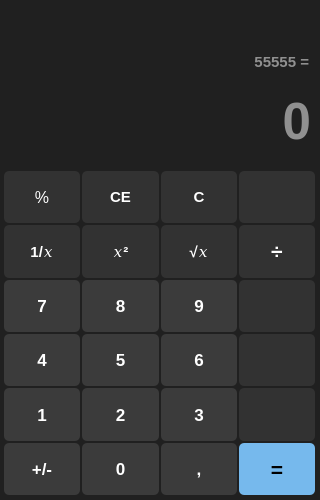
<?xml version="1.0" encoding="UTF-8"?>
<ui version="4.0">
 <class>MainWindow</class>
 <widget class="QMainWindow" name="MainWindow">
  <property name="geometry">
   <rect>
    <x>0</x>
    <y>0</y>
    <width>320</width>
    <height>500</height>
   </rect>
  </property>
  <property name="minimumSize">
   <size>
    <width>320</width>
    <height>500</height>
   </size>
  </property>
  <property name="windowTitle">
   <string>Calculator</string>
  </property>
  <property name="windowIcon">
   <iconset resource="UIfiles.qrc">
    <normaloff>:/icons/Icons/calculate_black_24dp.svg</normaloff>:/icons/Icons/calculate_black_24dp.svg</iconset>
  </property>
  <property name="styleSheet">
   <string notr="true">QWidget {
	color: white;
	background-color: #202020;
	font-family: &quot;Segoe UI&quot;;
	font-size: 16pt;
	font-weight: 500;
}</string>
  </property>
  <property name="iconSize">
   <size>
    <width>40</width>
    <height>40</height>
   </size>
  </property>
  <widget class="QWidget" name="centralwidget">
   <layout class="QGridLayout" name="gridLayout_2">
    <property name="leftMargin">
     <number>0</number>
    </property>
    <property name="topMargin">
     <number>0</number>
    </property>
    <property name="rightMargin">
     <number>0</number>
    </property>
    <property name="bottomMargin">
     <number>0</number>
    </property>
    <item row="1" column="1">
     <widget class="QLabel" name="MemoryReg">
      <property name="sizePolicy">
       <sizepolicy hsizetype="Preferred" vsizetype="Maximum">
        <horstretch>0</horstretch>
        <verstretch>0</verstretch>
       </sizepolicy>
      </property>
      <property name="minimumSize">
       <size>
        <width>0</width>
        <height>75</height>
       </size>
      </property>
      <property name="font">
       <font>
        <family>Segoe UI</family>
        <pointsize>11</pointsize>
        <weight>62</weight>
        <bold>true</bold>
       </font>
      </property>
      <property name="styleSheet">
       <string notr="true">font-size: 11pt;
color: #909090;
margin-right: 7px;</string>
      </property>
      <property name="text">
       <string>55555 =</string>
      </property>
      <property name="scaledContents">
       <bool>false</bool>
      </property>
      <property name="alignment">
       <set>Qt::AlignBottom|Qt::AlignRight|Qt::AlignTrailing</set>
      </property>
     </widget>
    </item>
    <item row="2" column="1">
     <widget class="QLineEdit" name="EnterReg">
      <property name="sizePolicy">
       <sizepolicy hsizetype="Expanding" vsizetype="Minimum">
        <horstretch>0</horstretch>
        <verstretch>0</verstretch>
       </sizepolicy>
      </property>
      <property name="minimumSize">
       <size>
        <width>0</width>
        <height>80</height>
       </size>
      </property>
      <property name="font">
       <font>
        <family>Segoe UI</family>
        <pointsize>38</pointsize>
        <weight>62</weight>
        <bold>true</bold>
       </font>
      </property>
      <property name="styleSheet">
       <string notr="true">font-size: 38pt;
border: none;
margin-right: 7px;
</string>
      </property>
      <property name="maxLength">
       <number>16</number>
      </property>
      <property name="alignment">
       <set>Qt::AlignRight|Qt::AlignTrailing|Qt::AlignVCenter</set>
      </property>
      <property name="readOnly">
       <bool>true</bool>
      </property>
      <property name="placeholderText">
       <string>0</string>
      </property>
     </widget>
    </item>
    <item row="3" column="1">
     <layout class="QGridLayout" name="gridLayout">
      <property name="leftMargin">
       <number>4</number>
      </property>
      <property name="topMargin">
       <number>4</number>
      </property>
      <property name="rightMargin">
       <number>5</number>
      </property>
      <property name="bottomMargin">
       <number>5</number>
      </property>
      <property name="spacing">
       <number>2</number>
      </property>
      <item row="1" column="0">
       <widget class="QPushButton" name="btn_opposite">
        <property name="sizePolicy">
         <sizepolicy hsizetype="Minimum" vsizetype="Expanding">
          <horstretch>0</horstretch>
          <verstretch>0</verstretch>
         </sizepolicy>
        </property>
        <property name="styleSheet">
         <string notr="true">QPushButton {
	font-family: &quot;Segoe Ui Light&quot;;
	font-size: 11pt;
	background-color: #323232;
	border: none;
	border-radius: 5px;
}

QPushButton:hover {
	background-color: #3b3b3b;
}

QPushButton:pressed {
	background-color: #2f2f2f;
}</string>
        </property>
        <property name="text">
         <string>1/𝑥</string>
        </property>
       </widget>
      </item>
      <item row="0" column="0">
       <widget class="QPushButton" name="btn_persent">
        <property name="sizePolicy">
         <sizepolicy hsizetype="Minimum" vsizetype="Expanding">
          <horstretch>0</horstretch>
          <verstretch>0</verstretch>
         </sizepolicy>
        </property>
        <property name="styleSheet">
         <string notr="true">QPushButton {
	font-family: &quot;Segoe Ui Light&quot;;
	font-size: 12pt;
	font-weight: 400;
	background-color: #323232;
	border: none;
	border-radius: 5px;
}

QPushButton:hover {
	background-color: #3b3b3b;
}

QPushButton:pressed {
	background-color: #2f2f2f;
}</string>
        </property>
        <property name="text">
         <string>%</string>
        </property>
       </widget>
      </item>
      <item row="2" column="0">
       <widget class="QPushButton" name="btn_7">
        <property name="sizePolicy">
         <sizepolicy hsizetype="Minimum" vsizetype="Expanding">
          <horstretch>0</horstretch>
          <verstretch>0</verstretch>
         </sizepolicy>
        </property>
        <property name="styleSheet">
         <string notr="true">QPushButton {
	font-family: &quot;Segoe Ui Light&quot;;
	font-size: 13pt;
	background-color: #3b3b3b;
	border: none;
	border-radius: 5px;
}

QPushButton:hover {
	background-color: #323232;
}

QPushButton:pressed {
	background-color: #2f2f2f;
}</string>
        </property>
        <property name="text">
         <string>7</string>
        </property>
       </widget>
      </item>
      <item row="4" column="0">
       <widget class="QPushButton" name="btn_1">
        <property name="sizePolicy">
         <sizepolicy hsizetype="Minimum" vsizetype="Expanding">
          <horstretch>0</horstretch>
          <verstretch>0</verstretch>
         </sizepolicy>
        </property>
        <property name="styleSheet">
         <string notr="true">QPushButton {
	font-family: &quot;Segoe Ui Light&quot;;
	font-size: 13pt;
	background-color: #3b3b3b;
	border: none;
	border-radius: 5px;
}

QPushButton:hover {
	background-color: #323232;
}

QPushButton:pressed {
	background-color: #2f2f2f;
}</string>
        </property>
        <property name="text">
         <string>1</string>
        </property>
       </widget>
      </item>
      <item row="5" column="0">
       <widget class="QPushButton" name="btn_sign">
        <property name="sizePolicy">
         <sizepolicy hsizetype="Minimum" vsizetype="Expanding">
          <horstretch>0</horstretch>
          <verstretch>0</verstretch>
         </sizepolicy>
        </property>
        <property name="styleSheet">
         <string notr="true">QPushButton {
	font-family: &quot;Segoe Ui Light&quot;;
	font-size: 13pt;
	background-color: #3b3b3b;
	border: none;
	border-radius: 5px;
}

QPushButton:hover {
	background-color: #323232;
}

QPushButton:pressed {
	background-color: #2f2f2f;
}</string>
        </property>
        <property name="text">
         <string>+/-</string>
        </property>
       </widget>
      </item>
      <item row="3" column="3">
       <widget class="QPushButton" name="btn_sub">
        <property name="sizePolicy">
         <sizepolicy hsizetype="Minimum" vsizetype="Expanding">
          <horstretch>0</horstretch>
          <verstretch>0</verstretch>
         </sizepolicy>
        </property>
        <property name="styleSheet">
         <string notr="true">QPushButton {
	font-family: &quot;Segoe Ui Light&quot;;
	background-color: #323232;
	border: none;
	border-radius: 5px;
}

QPushButton:hover {
	background-color: #3b3b3b;
}

QPushButton:pressed {
	background-color: #2f2f2f;
}</string>
        </property>
        <property name="text">
         <string/>
        </property>
        <property name="icon">
         <iconset resource="UIfiles.qrc">
          <normaloff>:/icons/Icons/remove_white_24dp.svg</normaloff>:/icons/Icons/remove_white_24dp.svg</iconset>
        </property>
       </widget>
      </item>
      <item row="1" column="1">
       <widget class="QPushButton" name="btn_square">
        <property name="sizePolicy">
         <sizepolicy hsizetype="Minimum" vsizetype="Expanding">
          <horstretch>0</horstretch>
          <verstretch>0</verstretch>
         </sizepolicy>
        </property>
        <property name="styleSheet">
         <string notr="true">QPushButton {
	font-family: &quot;Segoe Ui Light&quot;;
	font-size: 11pt;
	background-color: #323232;
	border: none;
	border-radius: 5px;
}

QPushButton:hover {
	background-color: #3b3b3b;
}

QPushButton:pressed {
	background-color: #2f2f2f;
}</string>
        </property>
        <property name="text">
         <string>𝑥²</string>
        </property>
       </widget>
      </item>
      <item row="4" column="2">
       <widget class="QPushButton" name="btn_3">
        <property name="sizePolicy">
         <sizepolicy hsizetype="Minimum" vsizetype="Expanding">
          <horstretch>0</horstretch>
          <verstretch>0</verstretch>
         </sizepolicy>
        </property>
        <property name="styleSheet">
         <string notr="true">QPushButton {
	font-family: &quot;Segoe Ui Light&quot;;
	font-size: 13pt;
	background-color: #3b3b3b;
	border: none;
	border-radius: 5px;
}

QPushButton:hover {
	background-color: #323232;
}

QPushButton:pressed {
	background-color: #2f2f2f;
}</string>
        </property>
        <property name="text">
         <string>3</string>
        </property>
       </widget>
      </item>
      <item row="4" column="1">
       <widget class="QPushButton" name="btn_2">
        <property name="sizePolicy">
         <sizepolicy hsizetype="Minimum" vsizetype="Expanding">
          <horstretch>0</horstretch>
          <verstretch>0</verstretch>
         </sizepolicy>
        </property>
        <property name="styleSheet">
         <string notr="true">QPushButton {
	font-family: &quot;Segoe Ui Light&quot;;
	font-size: 13pt;
	background-color: #3b3b3b;
	border: none;
	border-radius: 5px;
}

QPushButton:hover {
	background-color: #323232;
}

QPushButton:pressed {
	background-color: #2f2f2f;
}</string>
        </property>
        <property name="text">
         <string>2</string>
        </property>
       </widget>
      </item>
      <item row="3" column="1">
       <widget class="QPushButton" name="btn_5">
        <property name="sizePolicy">
         <sizepolicy hsizetype="Minimum" vsizetype="Expanding">
          <horstretch>0</horstretch>
          <verstretch>0</verstretch>
         </sizepolicy>
        </property>
        <property name="styleSheet">
         <string notr="true">QPushButton {
	font-family: &quot;Segoe Ui Light&quot;;
	font-size: 13pt;
	background-color: #3b3b3b;
	border: none;
	border-radius: 5px;
}

QPushButton:hover {
	background-color: #323232;
}

QPushButton:pressed {
	background-color: #2f2f2f;
}</string>
        </property>
        <property name="text">
         <string>5</string>
        </property>
       </widget>
      </item>
      <item row="5" column="2">
       <widget class="QPushButton" name="btn_point">
        <property name="sizePolicy">
         <sizepolicy hsizetype="Minimum" vsizetype="Expanding">
          <horstretch>0</horstretch>
          <verstretch>0</verstretch>
         </sizepolicy>
        </property>
        <property name="styleSheet">
         <string notr="true">QPushButton {
	font-family: &quot;Segoe Ui Light&quot;;
	font-size: 13pt;
	background-color: #3b3b3b;
	border: none;
	border-radius: 5px;
}

QPushButton:hover {
	background-color: #323232;
}

QPushButton:pressed {
	background-color: #2f2f2f;
}</string>
        </property>
        <property name="text">
         <string>,</string>
        </property>
       </widget>
      </item>
      <item row="5" column="1">
       <widget class="QPushButton" name="btn_0">
        <property name="sizePolicy">
         <sizepolicy hsizetype="Minimum" vsizetype="Expanding">
          <horstretch>0</horstretch>
          <verstretch>0</verstretch>
         </sizepolicy>
        </property>
        <property name="styleSheet">
         <string notr="true">QPushButton {
	font-family: &quot;Segoe Ui Light&quot;;
	font-size: 13pt;
	background-color: #3b3b3b;
	border: none;
	border-radius: 5px;
}

QPushButton:hover {
	background-color: #323232;
}

QPushButton:pressed {
	background-color: #2f2f2f;
}</string>
        </property>
        <property name="text">
         <string>0</string>
        </property>
       </widget>
      </item>
      <item row="0" column="2">
       <widget class="QPushButton" name="btn_c">
        <property name="sizePolicy">
         <sizepolicy hsizetype="Minimum" vsizetype="Expanding">
          <horstretch>0</horstretch>
          <verstretch>0</verstretch>
         </sizepolicy>
        </property>
        <property name="styleSheet">
         <string notr="true">QPushButton {
	font-family: &quot;Segoe Ui Light&quot;;
	font-size: 11pt;
	background-color: #323232;
	border: none;
	border-radius: 5px;
}

QPushButton:hover {
	background-color: #3b3b3b;
}

QPushButton:pressed {
	background-color: #2f2f2f;
}</string>
        </property>
        <property name="text">
         <string>C</string>
        </property>
       </widget>
      </item>
      <item row="1" column="2">
       <widget class="QPushButton" name="btn_sqrt">
        <property name="sizePolicy">
         <sizepolicy hsizetype="Minimum" vsizetype="Expanding">
          <horstretch>0</horstretch>
          <verstretch>0</verstretch>
         </sizepolicy>
        </property>
        <property name="styleSheet">
         <string notr="true">QPushButton {
	font-family: &quot;Segoe Ui Light&quot;;
	font-size: 11pt;
	background-color: #323232;
	border: none;
	border-radius: 5px;
}

QPushButton:hover {
	background-color: #3b3b3b;
}

QPushButton:pressed {
	background-color: #2f2f2f;
}</string>
        </property>
        <property name="text">
         <string>√𝑥</string>
        </property>
       </widget>
      </item>
      <item row="4" column="3">
       <widget class="QPushButton" name="btn_add">
        <property name="sizePolicy">
         <sizepolicy hsizetype="Minimum" vsizetype="Expanding">
          <horstretch>0</horstretch>
          <verstretch>0</verstretch>
         </sizepolicy>
        </property>
        <property name="styleSheet">
         <string notr="true">QPushButton {
	font-family: &quot;Segoe Ui Light&quot;;
	background-color: #323232;
	border: none;
	border-radius: 5px;
}

QPushButton:hover {
	background-color: #3b3b3b;
}

QPushButton:pressed {
	background-color: #2f2f2f;
}</string>
        </property>
        <property name="text">
         <string/>
        </property>
        <property name="icon">
         <iconset resource="UIfiles.qrc">
          <normaloff>:/icons/Icons/add_white_24dp.svg</normaloff>:/icons/Icons/add_white_24dp.svg</iconset>
        </property>
       </widget>
      </item>
      <item row="2" column="3">
       <widget class="QPushButton" name="btn_multiply">
        <property name="sizePolicy">
         <sizepolicy hsizetype="Minimum" vsizetype="Expanding">
          <horstretch>0</horstretch>
          <verstretch>0</verstretch>
         </sizepolicy>
        </property>
        <property name="styleSheet">
         <string notr="true">QPushButton {
	font-family: &quot;Segoe Ui Light&quot;;
	background-color: #323232;
	border: none;
	border-radius: 5px;
}

QPushButton:hover {
	background-color: #3b3b3b;
}

QPushButton:pressed {
	background-color: #2f2f2f;
}</string>
        </property>
        <property name="text">
         <string/>
        </property>
        <property name="icon">
         <iconset resource="UIfiles.qrc">
          <normaloff>:/icons/Icons/close_white_24dp.svg</normaloff>:/icons/Icons/close_white_24dp.svg</iconset>
        </property>
       </widget>
      </item>
      <item row="0" column="1">
       <widget class="QPushButton" name="btn_ce">
        <property name="sizePolicy">
         <sizepolicy hsizetype="Minimum" vsizetype="Expanding">
          <horstretch>0</horstretch>
          <verstretch>0</verstretch>
         </sizepolicy>
        </property>
        <property name="styleSheet">
         <string notr="true">QPushButton {
	font-family: &quot;Segoe Ui Light&quot;;
	font-size: 11pt;
	background-color: #323232;
	border: none;
	border-radius: 5px;
}

QPushButton:hover {
	background-color: #3b3b3b;
}

QPushButton:pressed {
	background-color: #2f2f2f;
}</string>
        </property>
        <property name="text">
         <string>CE</string>
        </property>
       </widget>
      </item>
      <item row="2" column="2">
       <widget class="QPushButton" name="btn_9">
        <property name="sizePolicy">
         <sizepolicy hsizetype="Minimum" vsizetype="Expanding">
          <horstretch>0</horstretch>
          <verstretch>0</verstretch>
         </sizepolicy>
        </property>
        <property name="styleSheet">
         <string notr="true">QPushButton {
	font-family: &quot;Segoe Ui Light&quot;;
	font-size: 13pt;
	background-color: #3b3b3b;
	border: none;
	border-radius: 5px;
}

QPushButton:hover {
	background-color: #323232;
}

QPushButton:pressed {
	background-color: #2f2f2f;
}</string>
        </property>
        <property name="text">
         <string>9</string>
        </property>
       </widget>
      </item>
      <item row="3" column="2">
       <widget class="QPushButton" name="btn_6">
        <property name="sizePolicy">
         <sizepolicy hsizetype="Minimum" vsizetype="Expanding">
          <horstretch>0</horstretch>
          <verstretch>0</verstretch>
         </sizepolicy>
        </property>
        <property name="styleSheet">
         <string notr="true">QPushButton {
	font-family: &quot;Segoe Ui Light&quot;;
	font-size: 13pt;
	background-color: #3b3b3b;
	border: none;
	border-radius: 5px;
}

QPushButton:hover {
	background-color: #323232;
}

QPushButton:pressed {
	background-color: #2f2f2f;
}</string>
        </property>
        <property name="text">
         <string>6</string>
        </property>
       </widget>
      </item>
      <item row="2" column="1">
       <widget class="QPushButton" name="btn_8">
        <property name="sizePolicy">
         <sizepolicy hsizetype="Minimum" vsizetype="Expanding">
          <horstretch>0</horstretch>
          <verstretch>0</verstretch>
         </sizepolicy>
        </property>
        <property name="styleSheet">
         <string notr="true">QPushButton {
	font-family: &quot;Segoe Ui Light&quot;;
	font-size: 13pt;
	background-color: #3b3b3b;
	border: none;
	border-radius: 5px;
}

QPushButton:hover {
	background-color: #323232;
}

QPushButton:pressed {
	background-color: #2f2f2f;
}</string>
        </property>
        <property name="text">
         <string>8</string>
        </property>
       </widget>
      </item>
      <item row="1" column="3">
       <widget class="QPushButton" name="btn_divide">
        <property name="sizePolicy">
         <sizepolicy hsizetype="Minimum" vsizetype="Expanding">
          <horstretch>0</horstretch>
          <verstretch>0</verstretch>
         </sizepolicy>
        </property>
        <property name="styleSheet">
         <string notr="true">QPushButton {
	font-family: &quot;Segoe Ui Light&quot;;
	background-color: #323232;
	border: none;
	border-radius: 5px;
}

QPushButton:hover {
	background-color: #3b3b3b;
}

QPushButton:pressed {
	background-color: #2f2f2f;
}</string>
        </property>
        <property name="text">
         <string>÷</string>
        </property>
       </widget>
      </item>
      <item row="0" column="3">
       <widget class="QPushButton" name="btn_backspace">
        <property name="sizePolicy">
         <sizepolicy hsizetype="Minimum" vsizetype="Expanding">
          <horstretch>0</horstretch>
          <verstretch>0</verstretch>
         </sizepolicy>
        </property>
        <property name="styleSheet">
         <string notr="true">QPushButton {
	font-family: &quot;Segoe Ui Light&quot;;
	background-color: #323232;
	border: none;
	border-radius: 5px;
}

QPushButton:hover {
	background-color: #3b3b3b;
}

QPushButton:pressed {
	background-color: #2f2f2f;
}</string>
        </property>
        <property name="text">
         <string/>
        </property>
        <property name="icon">
         <iconset resource="UIfiles.qrc">
          <normaloff>:/icons/Icons/backspace_white_24dp.svg</normaloff>:/icons/Icons/backspace_white_24dp.svg</iconset>
        </property>
       </widget>
      </item>
      <item row="3" column="0">
       <widget class="QPushButton" name="btn_4">
        <property name="sizePolicy">
         <sizepolicy hsizetype="Minimum" vsizetype="Expanding">
          <horstretch>0</horstretch>
          <verstretch>0</verstretch>
         </sizepolicy>
        </property>
        <property name="styleSheet">
         <string notr="true">QPushButton {
	font-family: &quot;Segoe Ui Light&quot;;
	font-size: 13pt;
	background-color: #3b3b3b;
	border: none;
	border-radius: 5px;
}

QPushButton:hover {
	background-color: #323232;
}

QPushButton:pressed {
	background-color: #2f2f2f;
}</string>
        </property>
        <property name="text">
         <string>4</string>
        </property>
       </widget>
      </item>
      <item row="5" column="3">
       <widget class="QPushButton" name="btn_result">
        <property name="sizePolicy">
         <sizepolicy hsizetype="Minimum" vsizetype="Expanding">
          <horstretch>0</horstretch>
          <verstretch>0</verstretch>
         </sizepolicy>
        </property>
        <property name="styleSheet">
         <string notr="true">QPushButton {
	color: black;
	font-family: &quot;Segoe Ui Light&quot;;
	font-size: 16pt;
	background-color: #76b9ed;
	border: none;
	border-radius: 5px;
}

QPushButton:hover {
	background-color: #6da9d8;
}

QPushButton:pressed {
	background-color: #649ac3;
}</string>
        </property>
        <property name="text">
         <string>=</string>
        </property>
       </widget>
      </item>
     </layout>
    </item>
   </layout>
  </widget>
  <widget class="QMenuBar" name="menubar">
   <property name="geometry">
    <rect>
     <x>0</x>
     <y>0</y>
     <width>320</width>
     <height>36</height>
    </rect>
   </property>
  </widget>
 </widget>
 <resources>
  <include location="UIfiles.qrc"/>
 </resources>
 <connections/>
</ui>
